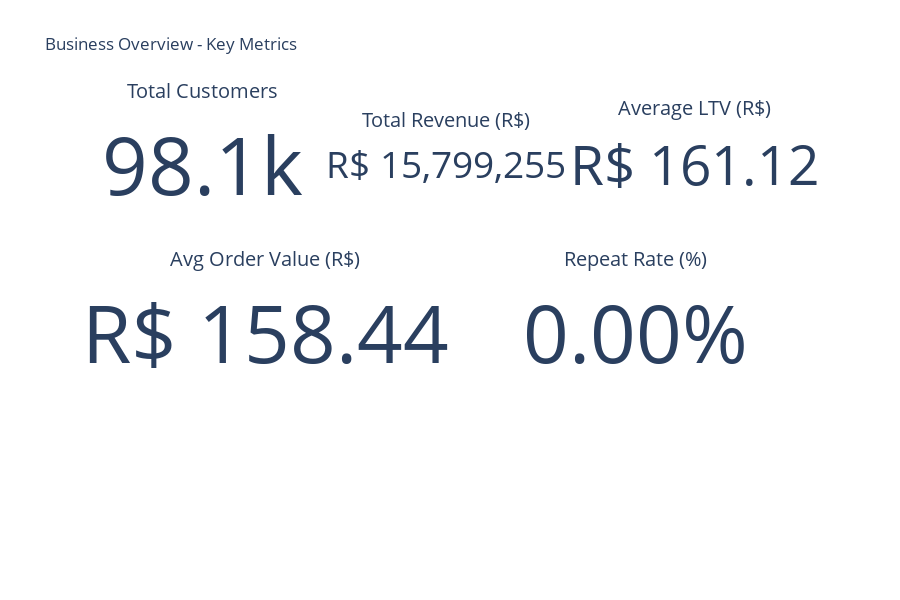

Notebook cell for this chart:
### Code cell
fig = go.Figure()

fig.add_trace(go.Indicator(
    mode="number",
    value=total_customers,
    title={"text": "Total Customers"},
    domain={'x': [0, 0.33], 'y': [0.7, 1]}
))

fig.add_trace(go.Indicator(
    mode="number",
    value=total_revenue,
    title={"text": "Total Revenue (R$)"},
    number={'prefix': "R$ ", 'valueformat': ",.0f"},
    domain={'x': [0.33, 0.66], 'y': [0.7, 1]}
))

fig.add_trace(go.Indicator(
    mode="number",
    value=avg_ltv,
    title={"text": "Average LTV (R$)"},
    number={'prefix': "R$ ", 'valueformat': ",.2f"},
    domain={'x': [0.66, 1], 'y': [0.7, 1]}
))

fig.add_trace(go.Indicator(
    mode="number",
    value=avg_order_value,
    title={"text": "Avg Order Value (R$)"},
    number={'prefix': "R$ ", 'valueformat': ",.2f"},
    domain={'x': [0, 0.5], 'y': [0.3, 0.6]}
))

fig.add_trace(go.Indicator(
    mode="number",
    value=repeat_rate,
    title={"text": "Repeat Rate (%)"},
    number={'suffix': "%", 'valueformat': ".2f"},
    domain={'x': [0.5, 1], 'y': [0.3, 0.6]}
))

fig.update_layout(
    title="Business Overview - Key Metrics",
    height=600
)

fig.show()

### Figure 1 — Plotly figure (JSON) as saved in the notebook; plotly's stock layout.template omitted (floating-point values rounded to 4 significant figures)
{"data": [{"domain": {"x": [0, 0.33], "y": [0.7, 1]}, "mode": "number", "title": {"text": "Total Customers"}, "type": "indicator", "value": 98059}, {"domain": {"x": [0.33, 0.66], "y": [0.7, 1]}, "mode": "number", "number": {"prefix": "R$ ", "valueformat": ",.0f"}, "title": {"text": "Total Revenue (R$)"}, "type": "indicator", "value": 15800000.0}, {"domain": {"x": [0.66, 1], "y": [0.7, 1]}, "mode": "number", "number": {"prefix": "R$ ", "valueformat": ",.2f"}, "title": {"text": "Average LTV (R$)"}, "type": "indicator", "value": 161.1}, {"domain": {"x": [0, 0.5], "y": [0.3, 0.6]}, "mode": "number", "number": {"prefix": "R$ ", "valueformat": ",.2f"}, "title": {"text": "Avg Order Value (R$)"}, "type": "indicator", "value": 158.4}, {"domain": {"x": [0.5, 1], "y": [0.3, 0.6]}, "mode": "number", "number": {"suffix": "%", "valueformat": ".2f"}, "title": {"text": "Repeat Rate (%)"}, "type": "indicator", "value": 0}], "layout": {"height": 600, "title": {"text": "Business Overview - Key Metrics"}}}
